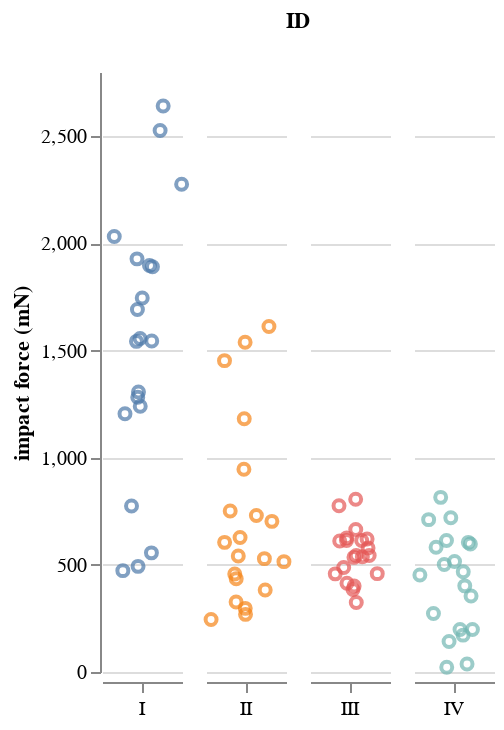

The cell this chart's notebook holds for it:
### Markdown cell above
This is nicer, but we sould like to visualize the points more clearly. So, instead of having the points all in one line for each frog, we can instead **jitter** the points in the x-direction by adding some random noise to it. In the grammar of Altair (which is the grammar of Vega/Vega-Lite), this jittering effect is a transform on the data, since we are still plotting against a categorical axis. That is, it is against the grammar to specify x and y positions of each point and then plot them while labeling the axis with a categorical variable like the frog ID. Rather, the jitter is a **transform**, which is part of the specification of the map of the data to its visual representation. 

Implementing jittered strip plots in Altair is a bit hacky. We use specify that the x-values are actually quantitative and then use faceting to group the categories together. We then place the facets close to each other. We have to explicitly apply the jitter transform; the Box-Muller transform is a commonly applied transform.

### Code cell
alt.Chart(df, width=40
    ).mark_point(
    ).encode(
        x=alt.X(
            'jitter:Q', 
            title=None, 
            axis=alt.Axis(values=[0], ticks=True, grid=False, labels=False), 
            scale=alt.Scale()
        ),
        y='impact force (mN):Q',
        color=alt.Color('ID:N', legend=None),
        column=alt.Column(
            'ID:N',
            header=alt.Header(
                titleOrient='top',
                labelOrient='bottom',
                labelPadding=3,
            )
        )
    ).transform_calculate(
    # Jitter with Box-Muller transform
    jitter='sqrt(-2*log(random()))*cos(2*PI*random())'
    ).configure_facet(
        spacing=0
    ).configure_view(
        stroke=None
    )
